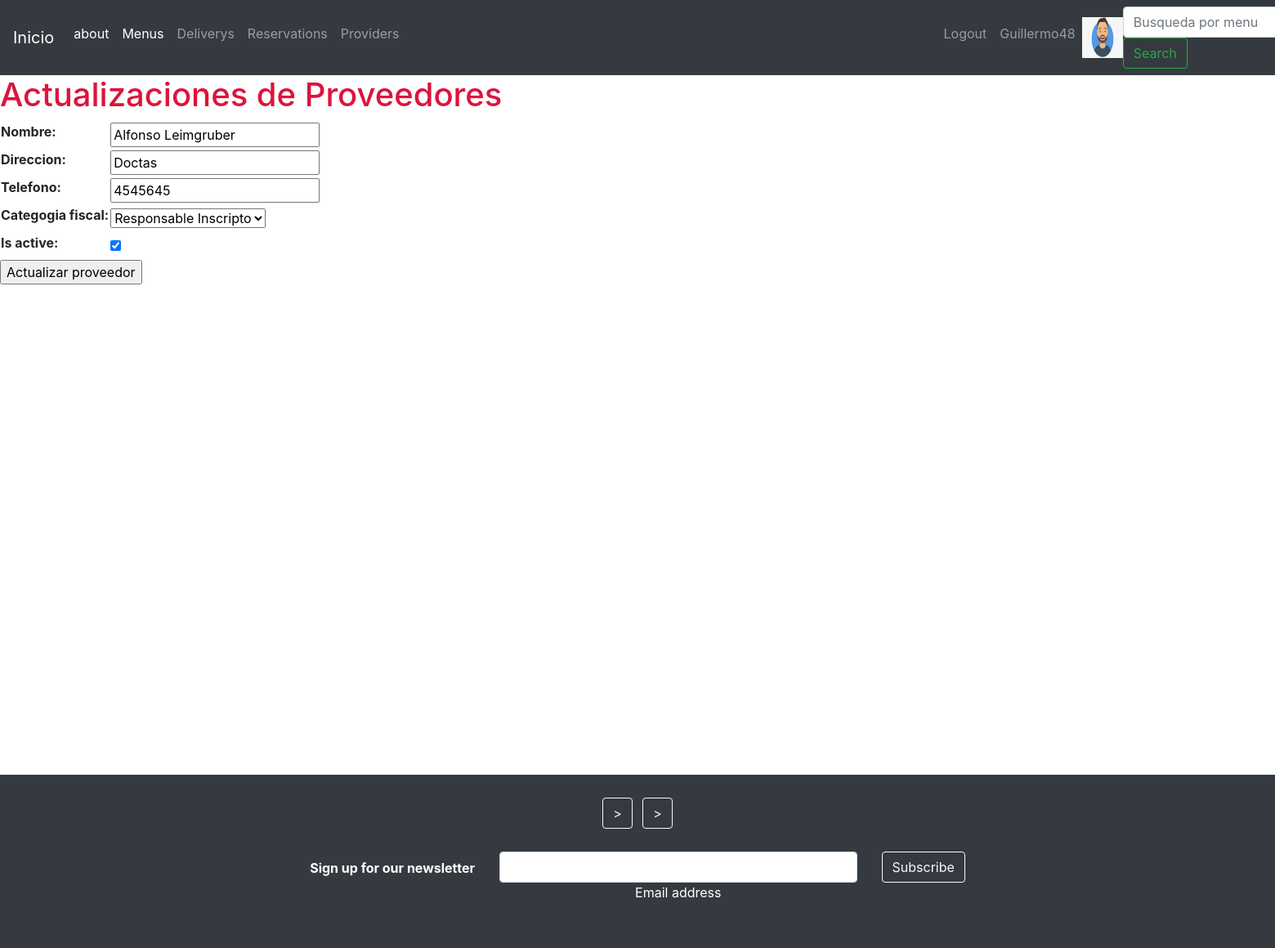
/providers/update-provider/22/ (signed in), run on the app's committed database.
### users/models.py (models this page shows)
class UserProfile(models.Model):
    user = models.OneToOneField(User, on_delete = models.CASCADE, related_name='profile', verbose_name='perfil')
    phone = models.CharField(max_length=25, null=True, blank=True, verbose_name='telefono')
    birth_date = models.DateField(null=True, blank=True, verbose_name='fecha de cumpleaños')
    profile_picture = models.ImageField(upload_to='profile_images', null=True, blank=True,verbose_name='foto de perfil')
    class Meta:
        verbose_name = 'Perfil de Usuario'
        verbose_name_plural = 'Perfil de Usuarios'

### providers/models.py (models this page shows, shortened)
class Providers(models.Model):
    CHOICES = (
        ('Resposable Inscripto', 'Responsable Inscripto'),
        ('Monotributista', 'Monotributista'),
    )
    name = models.CharField(max_length=100, verbose_name= 'nombre')
    address = models.CharField(max_length=400, verbose_name= 'direccion')
    phone = models.CharField(max_length=20, verbose_name= 'telefono')
    tax_category = models.CharField(max_length=50, choices = CHOICES, verbose_name= 'categogia fiscal')
    is_active = models.BooleanField(default=True)
    class Meta:
        verbose_name = 'Provedor'
        verbose_name_plural = 'Provedores'

### providers/views.py (the view)
# urls.py: path('update-provider/<int:pk>/', ProvidersUpdateView.as_view(), name = 'update_provider'),
class ProvidersUpdateView(UpdateView):
    model = Providers
    template_name = 'providers/update_provider.html'
    fields = '__all__'
    success_url = '/providers/list-providers/'

### templates/providers/update_provider.html (shortened to what this page needs)
{% extends 'base.html' %}
{% block content %}
<h1 style="color: crimson;">Actualizaciones de Proveedores</h1>
{% if form %}
    <form action="" method="POST">
        <table>
            {{form.as_table}}
        </table>
        <input type="submit" value="Actualizar proveedor">
    </form>
{% endif %}
{% endblock %}

### templates/base.html (shortened to what this page needs)
<!DOCTYPE html>
<html lang="en">
<head>
    <link rel="stylesheet" href="https://cdn.jsdelivr.net/npm/bootstrap@4.6.2/dist/css/bootstrap.min.css"
>
</head>
<body>
    <header>
        <nav class="navbar navbar-expand-lg navbar-dark bg-dark">
            <a class="navbar-brand" href="/">Inicio</a>
            <div class="collapse navbar-collapse" id="navbarSupportedContent">
                <ul class="navbar-nav mr-auto">
                  <li class="nav-item active">
                    <a class="nav-link" href="/about/">about</a>
                  </li>
                    <li class="nav-item active">
                        <a class="nav-link" href="/menus/list-menus/">Menus</a>
                    </li>
                    <li class="nav-item">
                        <a class="nav-link" href="/deliveries/list-deliveries/">Deliverys</a>
                    </li>
                    <li class="nav-item">
                        <a class="nav-link" href="/reservations/list-reservations/">Reservations</a>
                    </li>
                    <li class="nav-item" style="margin-right: 650px;">
                      <a class="nav-link" href="/providers/list-providers/">Providers</a>
                    </li>
                    {% if request.user.is_authenticated %}
                    <li class="nav-item">
                      <a class="nav-link" href="/users/logout/">Logout</a>
                    </li>
                    <li class="nav-item">
                      <a class="nav-link" href="/users/update/">{{request.user.username}}</a>
                    </li>
                        {% if request.user.profile.profile_picture.url != '' %}
                            <img src="{{request.user.profile.profile_picture.url}}" alt="profile_picture" width="50px" height="50px">
                        {% endif %}
                    {% endif %}
                </ul>
                <form class="form-inline my-2 my-lg-0" action="/menus/list-menus/" method="GET">
                    <input class="form-control mr-sm-2" type="search" placeholder="Busqueda por menu" aria-label="Search" name="search">
                    <button class="btn btn-outline-success my-2 my-sm-0" type="submit">Search</button>
                </form>
            </div>
        </nav>
    </header>
    {% block content %}
    {% endblock %}
<footer class="bg-dark text-center text-white" style="margin-top: 600px;">
    <div class="container p-4">
      <section class="mb-4">
        <a class="btn btn-outline-light btn-floating m-1" href="https://www.facebook.com/Cardamomorestook-103918635956731" role="button"
        >
        ></a>
        <a class="btn btn-outline-light btn-floating m-1" href="https://www.instagram.com/cardamomo.restook/?igshid=OGQ2MjdiOTE%3D" role="button"
          >
        ></a>
      </section>
      <section class="">
        <form action="">
          <div class="row d-flex justify-content-center">
            <div class="col-auto">
              <p class="pt-2">
                <strong>Sign up for our newsletter</strong>
              </p>
            </div>
            <div class="col-md-5 col-12">
              <div class="form-outline form-white mb-4">
                <input type="email" id="form5Example21" class="form-control" />
                <label class="form-label" for="form5Example21">Email address</label>
              </div>
            </div>
            <div class="col-auto">
              <button type="submit" class="btn btn-outline-light mb-4">
                Subscribe
              </button>
            </div>
          </div>
</body>
</html>

### data on the page
Providers: name "Alfonso Leimgruber", address "Doctas", phone "4545645", tax_category "Responsable Inscripto", is_active "☑"

### other printed values
{{ request.user.username }} "Guillermo48"
